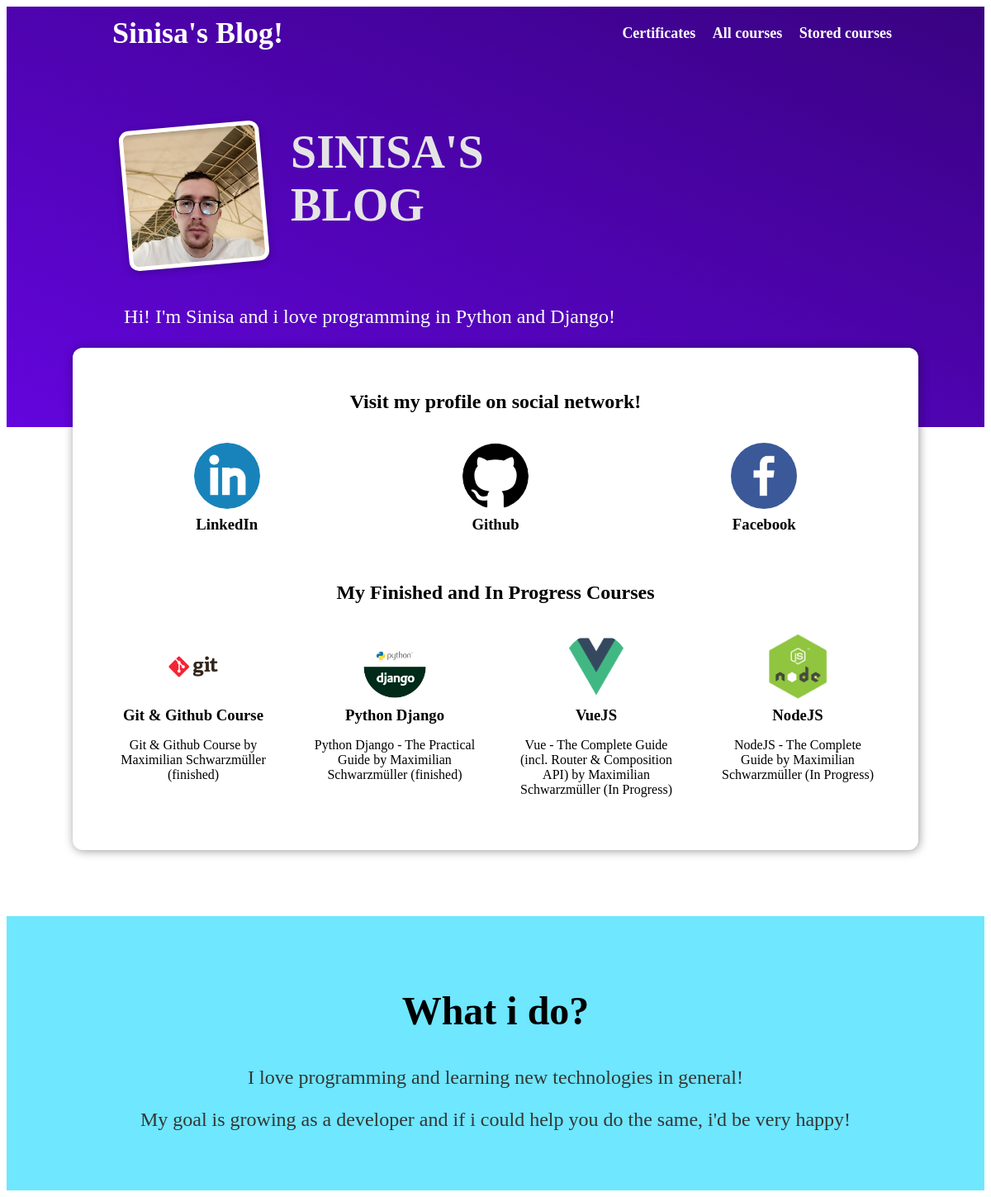
The page / on the database its author committed.
### website/models.py (models this page shows, shortened)
class Post(models.Model):
    title = models.CharField(max_length=100)
    excerpt = models.CharField(max_length=200)
    image = models.ImageField(upload_to="posts", null=True)
    date = models.DateField(auto_now=True)
    slug = models.SlugField(unique=True, db_index=True)
    content = models.TextField(validators=[MinLengthValidator(10)])
    author = models.ForeignKey(Author, on_delete=models.SET_NULL, null=True, related_name="posts")
    tags = models.ManyToManyField(Tag)

### website/views.py (the view)
# urls.py: path("", views.StartingPageView.as_view(), name="starting-page"),
class StartingPageView(ListView):
    template_name = "blog/index.html"
    model = Post
    ordering = ["-date"]
    context_object_name = "posts"
    def get_queryset(self):
        queryset = super().get_queryset()
        data = queryset[:4]
        return data

### website/templates/blog/index.html (shortened to what this page needs)
{% extends 'base.html' %}
{% load static %}
{% block css_files %}
    <link rel="stylesheet" href="{% static "blog/index.css" %}">
{% endblock css_files %}
{% block content %}
    <section id="welcome">
        <header>
            <img src="{% static "blog/images/sinisa.jpg" %}" alt="Sinisa - The Author of this Blog!">
            <h2>SINISA'S BLOG</h2>
        </header>
        <p>
            Hi! I'm Sinisa and i love programming in Python and Django!
        </p>
    </section>
    <section id="latest-posts">
        <h2>Visit my profile on social network!</h2>
            <ul>
                <li>
                    <article class="post">
                        <a href="https://www.linkedin.com/in/sestosinisa/">
                            <img src={% static "blog/images/linkedin.png" %} alt="nesto">
                                <div class="post__content">
                                    <h3>LinkedIn</h3>
                                </div>
                        </a>
                    </article>
                </li>
                <li>
                    <article class="post">
                        <a href="https://github.com/ssesto1">
                            <img src={% static "blog/images/github.png" %} alt="nesto">
                                <div class="post__content">
                                    <h3>Github</h3>
                                </div>
                        </a>
                    </article>
                </li>
                <li>
                    <article class="post">
                        <a href="https://www.facebook.com/sinisa.sesto/">
                            <img src={% static "blog/images/facebook.png" %} alt="nesto">
                                <div class="post__content">
                                    <h3>Facebook</h3>
                                </div>
                        </a>
                    </article>
                </li>
            </ul>
            <br>
                <h2>My Finished and In Progress Courses</h2>
                    <ul>
                        {% for post in posts %}
                        {% include "blog/includes/post.html" %}
                        {% endfor %}
                    </ul>
    </section>
    <section id="about">
        <h2>What i do?</h2>
        <p>
            I love programming and learning new technologies in general!
        </p>
        <p>
            My goal is growing as a developer and if i could help you do the same, i'd be very happy!
        </p>
    </section>
{% endblock content %}

### website/templates/blog/includes/post.html
<li>
    <article class="post">
        <a href="{% url "post-detail-page" post.slug %}">
            <img src="{{ post.image.url }}" alt="nesto">
                <div class="post__content">
                    <h3>{{ post.title }}</h3>
                        <p>
                            {{ post.excerpt }}
                        </p>
                </div>
        </a>
    </article>
</li>

### website/static/blog/index.css (style rules this page uses)
#welcome { background: linear-gradient(to right top, #6305dd, #390281); padding: 6rem 12%; }
#welcome header { display: flex; align-items: flex-start; margin: 3rem auto; }
#welcome img { width: 10rem; height: 10rem; object-fit: cover; object-position: top; border: 5px solid white; border-radius: 12px; background-color: #ffe1bf; transform: rotateZ(-5deg); box-shadow: 0 2px 8px rgba(0, 0, 0, 0.25); }
#welcome h2 { font-size: 3.5rem; margin: 0 0 0 2rem; color: #e4e4e4; width: 10rem; }
#welcome p { color: white; font-size: 1.5rem; }
#latest-posts { background-color: white; padding: 2rem; border-radius: 12px; width: 60rem; margin: -6rem auto 2rem auto; box-shadow: 1px 1px 12px rgba(0, 0, 0, 0.4); }
#latest-posts h2 { text-align: center; }
#latest-posts ul { list-style: none; margin: 0; padding: 0; display: flex; gap: 1rem; }
#latest-posts li { flex: 1; }
#about { text-align: center; padding: 3rem; background-color: #6ee7ff; margin-top: 5rem; }
#about h2 { font-size: 3rem; }
#about p { font-size: 1.5rem; color: #353535; }
.post { display: flex; flex-direction: column; align-items: center; text-align: center; }
.post a { text-decoration: none; color: black; transition: all 0.2s ease; padding: 1rem; }
.post img { width: 5rem; height: 5rem; object-fit: cover; border-radius: 50%; }
.post h3 { margin: 0.25rem 0; }

### rows shown on the page
Post: image (picture), title "Git & Github Course", excerpt "Git & Github Course by Maximilian Schwarzmüller (finished)"
Post: image (picture), title "Python Django", excerpt "Python Django - The Practical Guide by Maximilian Schwarzmüller (finished)"
Post: image (picture), title "VueJS", excerpt "Vue - The Complete Guide (incl. Router & Composition API) by Maximilian Schwarzmüller (In Progress)"
Post: image (picture), title "NodeJS", excerpt "NodeJS - The Complete Guide by Maximilian Schwarzmüller (In Progress)"
